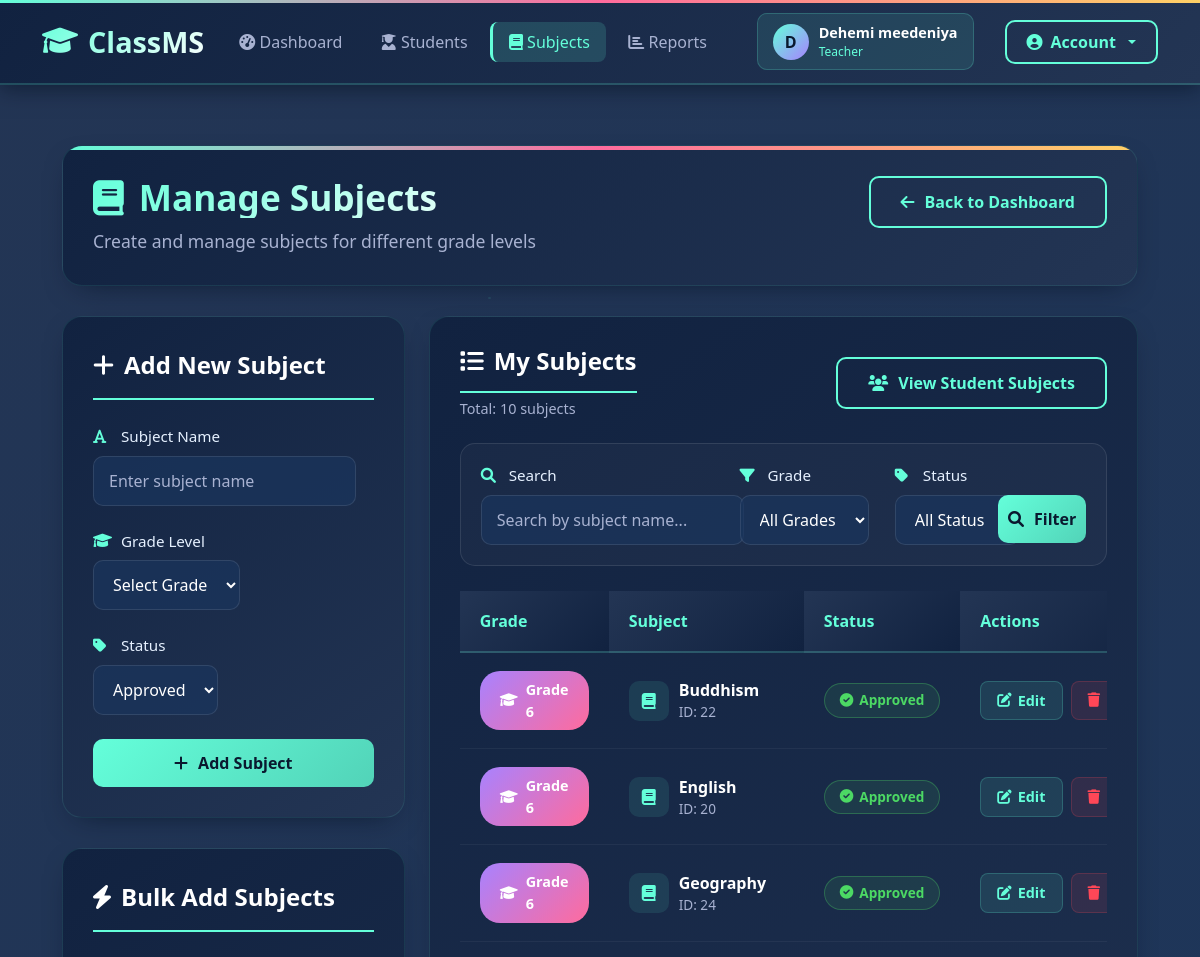
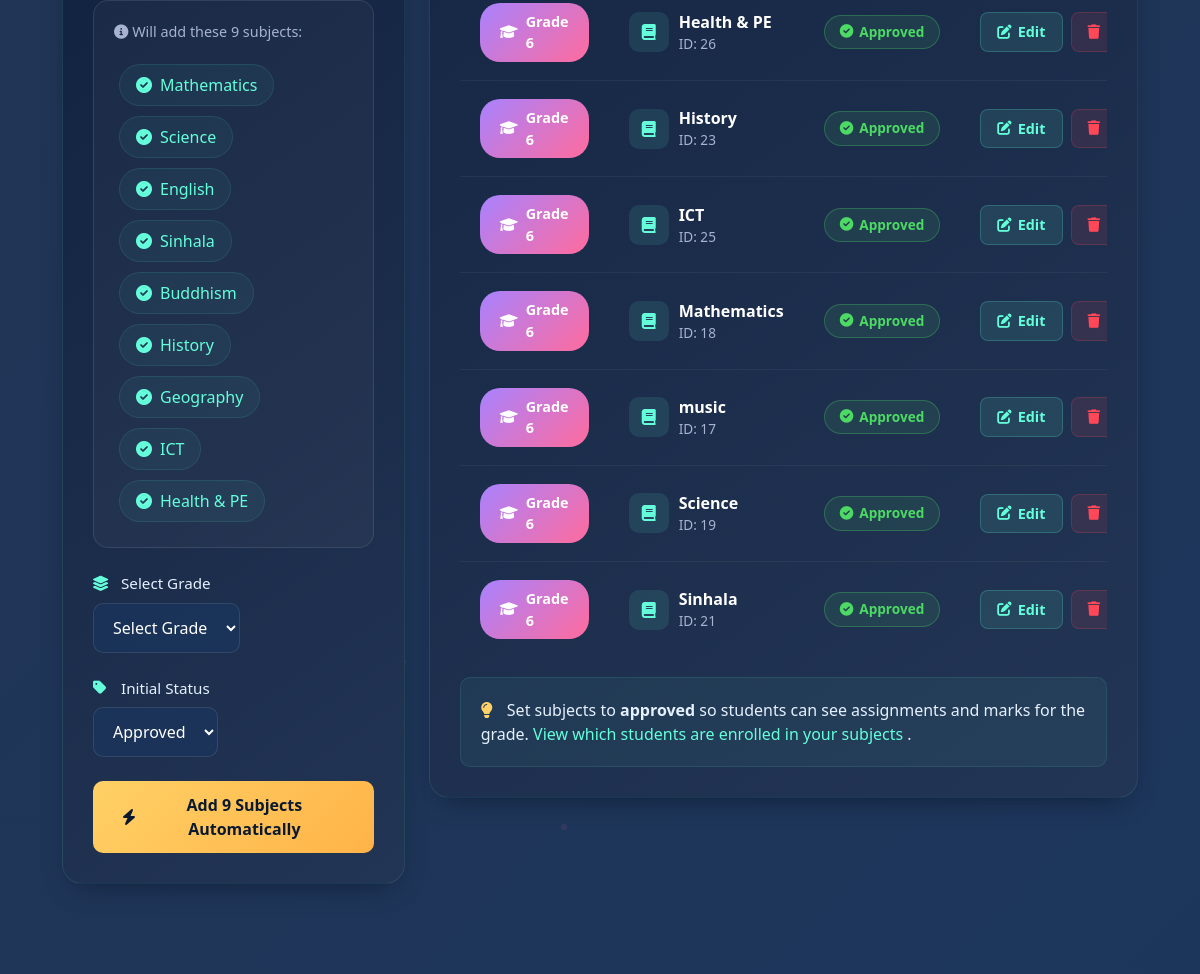
Page /teacher/subjects.php (signed in) on the committed database (2 pictures, top to bottom).
### tables this page shows
CREATE TABLE `subjects` (
  `id` int(10) UNSIGNED NOT NULL,
  `name` varchar(120) NOT NULL,
  `grade` varchar(20) NOT NULL,
  `teacher_id` int(10) UNSIGNED NOT NULL,
  `status` enum('pending','approved','rejected') NOT NULL DEFAULT 'approved',
  `created_at` timestamp NOT NULL DEFAULT current_timestamp()
);

### includes/functions.php (called while the page is built, shortened)
<?php
function e($s){ return htmlspecialchars($s ?? "", ENT_QUOTES, "UTF-8"); }

### includes/auth.php (called while the page is built, shortened)
<?php
require_once __DIR__ . "/functions.php";
function current_user(){
  return $_SESSION['user'] ?? null;
}

### teacher/subjects.php (the view, shortened to what this page needs)
<?php
require_once __DIR__ . "/../includes/auth.php";
$tid = (int) current_user()['id'];
$default9 = [
  "Mathematics",
  "Science",
  "English",
  "Sinhala",
  "Buddhism",
  "History",
  "Geography",
  "ICT",
  "Health & PE"
];
$edit = null;
$q = trim($_GET['q'] ?? '');
$sql = "SELECT * FROM subjects WHERE teacher_id=? ";
$params = [$tid];
$types = "i";
$sql .= " ORDER BY grade+0 ASC, name ASC";
$stmt = $conn->prepare($sql);
$stmt->bind_param($types, ...$params);
$stmt->execute();
$res = $stmt->get_result();
require_once __DIR__ . "/../includes/header.php";
?>
<div class="bg-animation"></div>
<div class="particles" id="particles-container"></div>
<div class="container-custom">
    <div class="page-header">
        <div class="d-flex flex-wrap justify-content-between align-items-start">
            <div>
                <h1 class="page-title">
                    <i class="fas fa-book"></i> Manage Subjects
                </h1>
                <div class="page-subtitle">
                    Create and manage subjects for different grade levels
                </div>
            </div>
            <a class="btn-outline-custom" href="/classms/teacher/dashboard.php">
                <i class="fas fa-arrow-left"></i> Back to Dashboard
            </a>
        </div>
    </div>
    <div class="row">
        <div class="col-lg-4">
            <div class="form-card">
                <div class="form-title">
                    <i class="fas fa-<?= $edit ? 'edit' : 'plus' ?>"></i>
                    <?= $edit ? 'Edit Subject' : 'Add New Subject' ?>
                </div>
                <form method="post">
                    <div class="mb-4">
                        <label class="form-label">
                            <i class="fas fa-font"></i> Subject Name
                        </label>
                        <input class="form-control-custom" name="name" required
                               value="<?= e($edit['name'] ?? '') ?>"
                               placeholder="Enter subject name">
                    </div>
                    <div class="mb-4">
                        <label class="form-label">
                            <i class="fas fa-graduation-cap"></i> Grade Level
                        </label>
                        <select class="form-select-custom" name="grade" required>
                            <option value="">Select Grade</option>
                        </select>
                    </div>
                    <div class="mb-4">
                        <label class="form-label">
                            <i class="fas fa-tag"></i> Status
                        </label>
                        <select class="form-select-custom" name="status">
                            <option value="approved" <?= (($edit['status'] ?? '')==='approved')?'selected':'' ?>>Approved</option>
                        </select>
                    </div>
                    <div class="d-grid gap-2">
                        <?php if($edit): ?>
                            <button class="btn-primary-custom" name="update">
                                <i class="fas fa-save"></i> Update Subject
                            </button>
                            <a class="btn-outline-custom text-center" href="/classms/teacher/subjects.php">
                                <i class="fas fa-times"></i> Cancel Edit
                            </a>
                        <?php else: ?>
                            <button class="btn-primary-custom" name="create">
                                <i class="fas fa-plus"></i> Add Subject
                            </button>
                        <?php endif; ?>
                    </div>
                </form>
            </div>
            <div class="form-card">
                <div class="form-title">
                    <i class="fas fa-bolt"></i> Bulk Add Subjects
                </div>
                <div class="subjects-grid mb-4">
                    <div class="mb-3" style="color: var(--text-muted); font-size: 0.9rem;">
                        <i class="fas fa-info-circle"></i> Will add these 9 subjects:
                    </div>
                    <div>
                        <?php foreach($default9 as $index => $subject): ?>
                            <div class="subject-tag" style="animation-delay: <?= $index * 0.1 ?>s;">
                                <i class="fas fa-check-circle"></i>
                                <?= e($subject) ?>
                            </div>
                        <?php endforeach; ?>
                    </div>
                </div>
                <form method="post">
                    <div class="mb-4">
                        <label class="form-label">
                            <i class="fas fa-layer-group"></i> Select Grade
                        </label>
                        <select class="form-select-custom" name="bulk_grade" required>
                            <option value="">Select Grade</option>
                        </select>
                    </div>
                    <div class="mb-4">
                        <label class="form-label">
                            <i class="fas fa-tag"></i> Initial Status
                        </label>
                        <select class="form-select-custom" name="bulk_status">
                            <option value="approved">Approved</option>
                        </select>
                    </div>
                    <button class="btn-warning-custom w-100" name="bulk_add_auto">
                        <i class="fas fa-bolt"></i> Add 9 Subjects Automatically
                    </button>
                </form>
            </div>
        </div>
        <div class="col-lg-8">
            <div class="subjects-container">
                <div class="d-flex flex-wrap justify-content-between align-items-center mb-4">
                    <div>
                        <h2 class="form-title mb-0">
                            <i class="fas fa-list"></i> My Subjects
                        </h2>
                        <div style="color: var(--text-muted); font-size: 0.9rem; margin-top: 5px;">
                            Total: <?= $res->num_rows ?> subjects
                        </div>
                    </div>
                    <a href="/classms/teacher/student_subjects.php" class="btn-outline-custom">
                        <i class="fas fa-users"></i> View Student Subjects
                    </a>
                </div>
                <form method="get" class="filter-form">
                    <div class="row g-3">
                        <div class="col-md-5">
                            <label class="form-label">
                                <i class="fas fa-search"></i> Search
                            </label>
                            <input class="form-control-custom" name="q" value="<?= e($q) ?>"
                                   placeholder="Search by subject name...">
                        </div>
                        <div class="col-md-3">
                            <label class="form-label">
                                <i class="fas fa-filter"></i> Grade
                            </label>
                            <select class="form-select-custom" name="grade">
                                <option value="">All Grades</option>
                            </select>
                        </div>
                        <div class="col-md-2">
                            <label class="form-label">
                                <i class="fas fa-tag"></i> Status
                            </label>
                            <select class="form-select-custom" name="status">
                                <option value="">All Status</option>
                            </select>
                        </div>
                        <div class="col-md-2">
                            <button class="btn-primary-custom w-100">
                                <i class="fas fa-search"></i> Filter
                            </button>
                        </div>
                    </div>
                </form>
                <div class="table-responsive">
                    <table class="subjects-table">
                        <thead>
                            <tr>
                                <th style="width: 20%;">Grade</th>
                                <th style="width: 35%;">Subject</th>
                                <th style="width: 20%;">Status</th>
                                <th style="width: 25%;">Actions</th>
                            </tr>
                        </thead>
                        <tbody>
                            <?php if($res->num_rows > 0): ?>
                                <?php
                                $rowDelay = 0;
                                while($r = $res->fetch_assoc()):
                                    $rowDelay += 0.05;
                                ?>
                                    <tr style="animation-delay: <?= $rowDelay ?>s;">
                                        <td>
                                            <span class="grade-badge">
                                                <i class="fas fa-graduation-cap"></i>
                                                Grade <?= e($r['grade']) ?>
                                            </span>
                                        </td>
                                        <td>
                                            <div style="display: flex; align-items: center; gap: 10px;">
                                                <div style="background: rgba(100, 255, 218, 0.1); width: 40px; height: 40px; border-radius: 10px; display: flex; align-items: center; justify-content: center; color: var(--accent-blue);">
                                                    <i class="fas fa-book"></i>
                                                </div>
                                                <div>
                                                    <div style="font-weight: 600; color: var(--text-white);"><?= e($r['name']) ?></div>
                                                    <div style="color: var(--text-muted); font-size: 0.85rem;">
                                                        ID: <?= (int)$r['id'] ?>
                                                    </div>
                                                </div>
                                            </div>
                                        </td>
                                        <td>
                                            <span class="status-badge <?= ($r['status']==='approved')?'badge-approved':'badge-pending' ?>">
                                                <i class="fas fa-<?= ($r['status']==='approved')?'check-circle':'clock' ?>"></i>
                                                <?= ucfirst(e($r['status'])) ?>
                                            </span>
                                        </td>
                                        <td>
                                            <div class="d-flex gap-2">
                                                <a class="btn-action btn-edit" href="?edit=<?= (int)$r['id'] ?>">
                                                    <i class="fas fa-edit"></i> Edit
                                                </a>
                                                <a class="btn-action btn-delete"
                                                   onclick="return confirm('Are you sure you want to delete this subject?')"
                                                   href="?delete=<?= (int)$r['id'] ?>">
                                                    <i class="fas fa-trash"></i> Delete
                                                </a>
                                            </div>
                                        </td>
                                    </tr>
                                <?php endwhile; ?>
                            <?php endif; ?>
                        </tbody>
                    </table>
                </div>
                <div class="info-tip">
                    <i class="fas fa-lightbulb"></i>
                    <span style="color: var(--text-light);">
                        Set subjects to <b>approved</b> so students can see assignments and marks for the grade.
                        <a href="/classms/teacher/student_subjects.php" style="color: var(--accent-blue); text-decoration: none;">
                            View which students are enrolled in your subjects
                        </a>.
                    </span>
                </div>
            </div>
        </div>
    </div>
</div>
<link rel="stylesheet" href="https://cdnjs.cloudflare.com/ajax/libs/font-awesome/6.0.0/css/all.min.css">
<?php require_once __DIR__ . "/../includes/footer.php"; ?>

### assets/css/style.css (style rules this page uses)
:root { --primary: #4f46e5; --primary-hover: #4338ca; --bg-main: #f8fafc; --surface: #ffffff; --text-dark: #0f172a; --text-muted: #64748b; --border: #e2e8f0; --radius: 0.5rem; --shadow: 0 1px 3px 0 rgb(0 0 0 / 0.1), 0 1px 2px -1px rgb(0 0 0 / 0.1); }
* { box-sizing: border-box; margin: 0; padding: 0; }
body { font-family: -apple-system, BlinkMacSystemFont, "Segoe UI", Roboto, Oxygen, Ubuntu, Cantarell, sans-serif; background-color: var(--bg-main); color: var(--text-dark); line-height: 1.5; }
table { width: 100%; border-collapse: collapse; text-align: left; }
th, td { padding: 0.75rem 1rem; border-bottom: 1px solid var(--border); }
th { background-color: #f1f5f9; font-weight: 600; color: var(--text-muted); }

### includes/header.php (style rules this page uses)
:root { --dark-blue: #0a192f; --medium-blue: #112240; --light-blue: #233554; --accent-blue: #64ffda; --accent-pink: #ff6b9d; --accent-gold: #ffd166; --accent-purple: #a882ff; --accent-green: #4cd964; --accent-red: #ff4757; --text-white: #ffffff; --text-light: #e6f1ff; --text-muted: #a8b2d1; --card-shadow: 0 10px 30px -15px rgba(2, 12, 27, 0.7); }
body { background: linear-gradient(135deg, #0a192f 0%, #112240 50%, #233554 100%); color: var(--text-white); font-family: 'Segoe UI', Tahoma, Geneva, Verdana, sans-serif; min-height: 100vh; }
.bg-animation { position: fixed; top: 0; left: 0; width: 100%; height: 100%; z-index: -1; background: linear-gradient(-45deg, #0a192f, #112240, #1a365d, #233554); background-size: 400% 400%; animation: gradient-shift 15s ease infinite; }

### rows in the picture
subjects: grade "6", name "Buddhism", id "22", status "Approved"
subjects: grade "6", name "English", id "20", status "Approved"
subjects: grade "6", name "Geography", id "24", status "Approved"
subjects: grade "6", name "Health & PE", id "26", status "Approved"
subjects: grade "6", name "History", id "23", status "Approved"
subjects: grade "6", name "ICT", id "25", status "Approved"
subjects: grade "6", name "Mathematics", id "18", status "Approved"
subjects: grade "6", name "music", id "17", status "Approved"
subjects: grade "6", name "Science", id "19", status "Approved"
subjects: grade "6", name "Sinhala", id "21", status "Approved"

### other values in the picture
substr(current_user()['full_name'], 0, 1) "D"
current_user()['full_name'] "Dehemi meedeniya"
current_user()['role'] "Teacher"
$subject "Mathematics"
$subject "Science"
$subject "English"
$subject "Sinhala"
$subject "Buddhism"
$subject "History"
$subject "Geography"
$subject "ICT"
$subject "Health & PE"
$res->num_rows "10"
